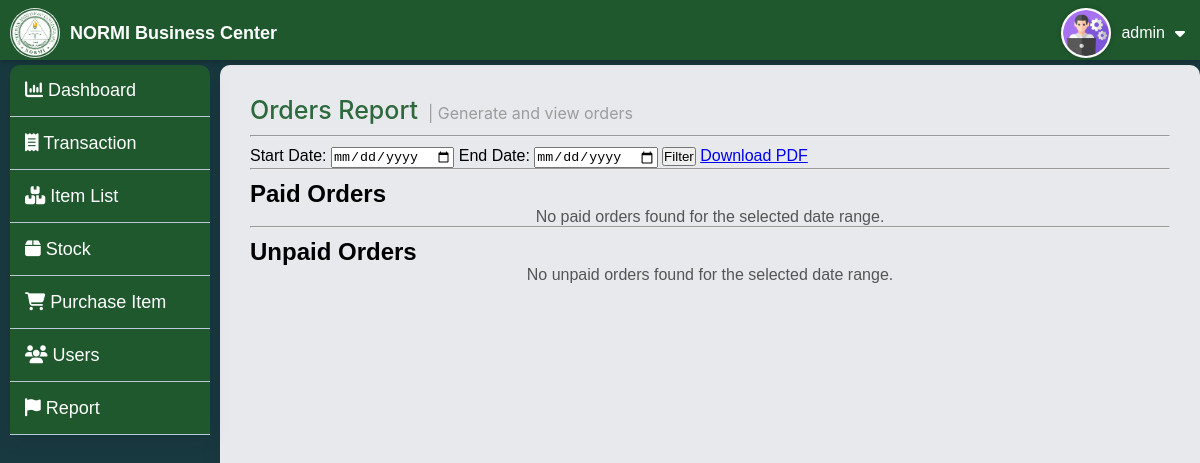
The app's page /admin/paid_report.php (signed in), older data.
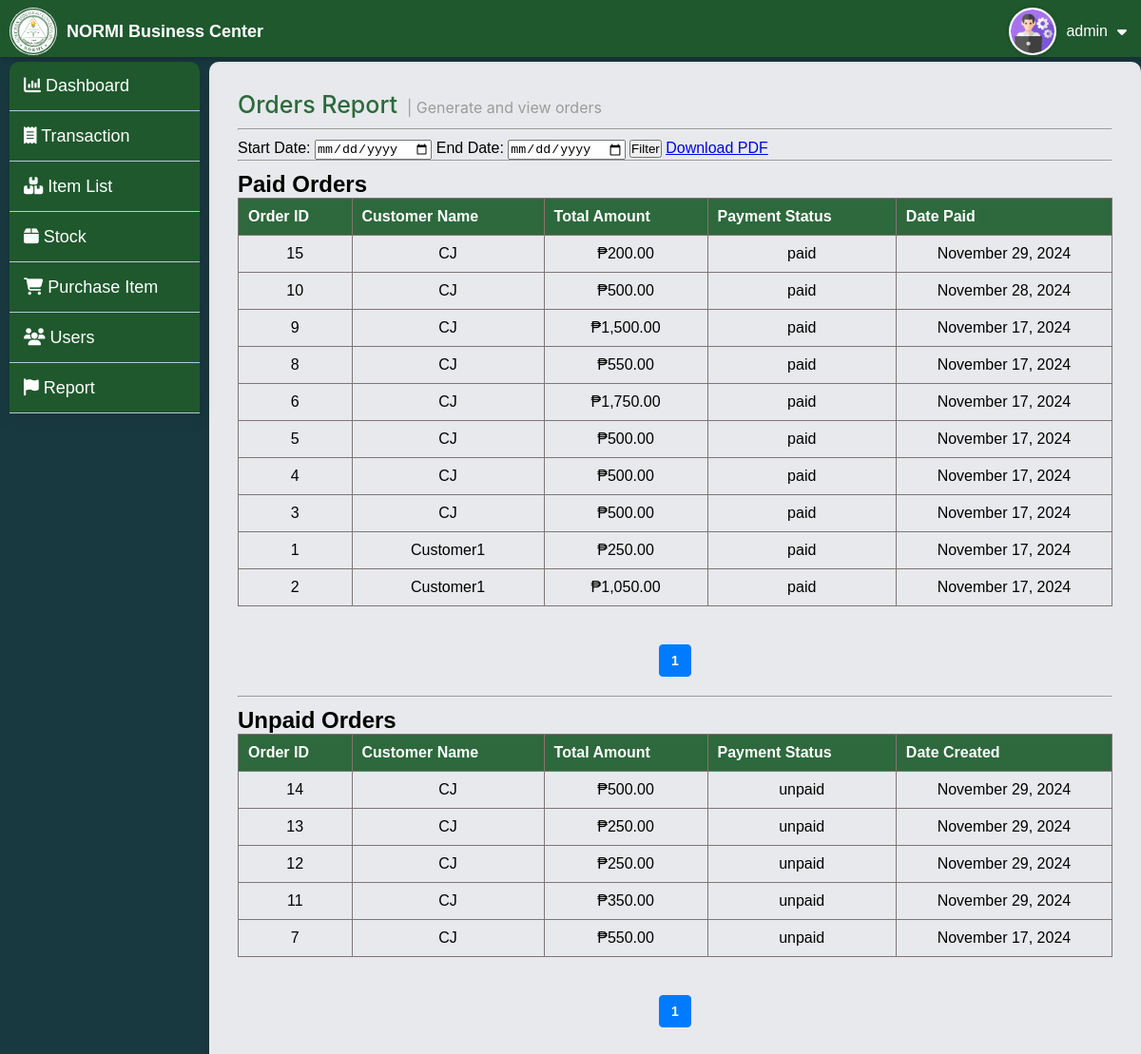
The same page, newer data.
### tables this page shows
CREATE TABLE `customer_orders` (
  `id` int(11) NOT NULL,
  `customer_id` int(11) NOT NULL,
  `customer_name` varchar(255) NOT NULL,
  `total_amount` decimal(10,2) NOT NULL,
  `order_date` timestamp NOT NULL DEFAULT current_timestamp(),
  `created_at` timestamp NOT NULL DEFAULT current_timestamp(),
  `status` enum('paid','unpaid') DEFAULT 'unpaid'
);

### admin/paid_report.php (the view, shortened to what the changed rows need)
<?php
include '../db.php';
$startDate = isset($_GET['start_date']) ? $_GET['start_date'] : '';
$endDate = isset($_GET['end_date']) ? $_GET['end_date'] : '';
$recordsPerPage = 10;
$paidPage = isset($_GET['paid_page']) ? (int)$_GET['paid_page'] : 1;
$unpaidPage = isset($_GET['unpaid_page']) ? (int)$_GET['unpaid_page'] : 1;
$paidOffset = ($paidPage - 1) * $recordsPerPage;
$unpaidOffset = ($unpaidPage - 1) * $recordsPerPage;
try {
    $pdo = new PDO("mysql:host=$host;dbname=$dbname", $username, $password);
    $pdo->setAttribute(PDO::ATTR_ERRMODE, PDO::ERRMODE_EXCEPTION);
    $paidCountQuery = "SELECT COUNT(*) FROM customer_orders WHERE status = 'paid'";
    $unpaidCountQuery = "SELECT COUNT(*) FROM customer_orders WHERE status = 'unpaid'";
    $params = [];
    $paidCountStmt = $pdo->prepare($paidCountQuery);
    $unpaidCountStmt = $pdo->prepare($unpaidCountQuery);
    $paidCountStmt->execute($params);
    $unpaidCountStmt->execute($params);
    $totalPaidOrders = $paidCountStmt->fetchColumn();
    $totalUnpaidOrders = $unpaidCountStmt->fetchColumn();
    $totalPaidPages = ceil($totalPaidOrders / $recordsPerPage);
    $totalUnpaidPages = ceil($totalUnpaidOrders / $recordsPerPage);
    $paidQuery = "SELECT * FROM customer_orders WHERE status = 'paid'";
    $unpaidQuery = "SELECT * FROM customer_orders WHERE status = 'unpaid'";
    $paidQuery .= " ORDER BY created_at DESC LIMIT $recordsPerPage OFFSET $paidOffset";
    $unpaidQuery .= " ORDER BY created_at DESC LIMIT $recordsPerPage OFFSET $unpaidOffset";
    $paidStmt = $pdo->prepare($paidQuery);
    $unpaidStmt = $pdo->prepare($unpaidQuery);
    $paidStmt->execute($params);
    $unpaidStmt->execute($params);
    $paidOrders = $paidStmt->fetchAll(PDO::FETCH_ASSOC);
    $unpaidOrders = $unpaidStmt->fetchAll(PDO::FETCH_ASSOC);
} catch (PDOException $e) {
    die("Error fetching orders: " . $e->getMessage());
}
?>
<!DOCTYPE html>
<html lang="en">
<head>
    <link rel="stylesheet" href="css/totalstocks.css">
</head>
<body>
<?php include_once('navbar.php'); ?>
<?php include_once('sidebar.php'); ?>
<div class="container">
    <div class="toplabel">
        <h1>Orders Report</h1>
        <p>| Generate and view orders</p>
    </div>
    <hr>
    <form method="GET" action="" class="filter-form">
        <label for="start_date">Start Date:</label>
        <input type="date" name="start_date" id="start_date" value="<?php echo htmlspecialchars($startDate); ?>">
        <label for="end_date">End Date:</label>
        <input type="date" name="end_date" id="end_date" value="<?php echo htmlspecialchars($endDate); ?>">
        <button type="submit" class="btn btn-filter">Filter</button>
        <a href="generate_pdf.php?start_date=<?php echo $startDate; ?>&end_date=<?php echo $endDate; ?>" class="btn btn-download">Download PDF</a>
    </form>
    <hr>
    <h2>Paid Orders</h2>
    <?php if (empty($paidOrders)): ?>
        <p style="text-align: center; color: #555;">No paid orders found for the selected date range.</p>
    <?php else: ?>
        <table class="report-table">
            <thead>
                <tr>
                    <th>Order ID</th>
                    <th>Customer Name</th>
                    <th>Total Amount</th>
                    <th>Payment Status</th>
                    <th>Date Paid</th>
                </tr>
            </thead>
            <tbody>
                <?php foreach ($paidOrders as $order): ?>
                    <tr>
                        <td><?php echo htmlspecialchars($order['id']); ?></td>
                        <td><?php echo htmlspecialchars($order['customer_name']); ?></td>
                        <td>₱<?php echo htmlspecialchars(number_format($order['total_amount'], 2)); ?></td>
                        <td><?php echo htmlspecialchars($order['status']); ?></td>
                        <td><?php echo htmlspecialchars(date('F j, Y', strtotime($order['created_at']))); ?></td>
                    </tr>
                <?php endforeach; ?>
            </tbody>
        </table>
        <div class="pagination">
            <?php for ($i = 1; $i <= $totalPaidPages; $i++): ?>
                <a href="?start_date=<?php echo $startDate; ?>&end_date=<?php echo $endDate; ?>&paid_page=<?php echo $i; ?>&unpaid_page=<?php echo $unpaidPage; ?>"
                   class="<?php echo $i == $paidPage ? 'active' : ''; ?>">
                   <?php echo $i; ?>
                </a>
            <?php endfor; ?>
        </div>
    <?php endif; ?>
    <hr>
    <h2>Unpaid Orders</h2>
    <?php if (empty($unpaidOrders)): ?>
        <p style="text-align: center; color: #555;">No unpaid orders found for the selected date range.</p>
    <?php else: ?>
        <table class="report-table">
            <thead>
                <tr>
                    <th>Order ID</th>
                    <th>Customer Name</th>
                    <th>Total Amount</th>
                    <th>Payment Status</th>
                    <th>Date Created</th>
                </tr>
            </thead>
            <tbody>
                <?php foreach ($unpaidOrders as $order): ?>
                    <tr>
                        <td><?php echo htmlspecialchars($order['id']); ?></td>
                        <td><?php echo htmlspecialchars($order['customer_name']); ?></td>
                        <td>₱<?php echo htmlspecialchars(number_format($order['total_amount'], 2)); ?></td>
                        <td><?php echo htmlspecialchars($order['status']); ?></td>
                        <td><?php echo htmlspecialchars(date('F j, Y', strtotime($order['created_at']))); ?></td>
                    </tr>
                <?php endforeach; ?>
            </tbody>
        </table>
        <div class="pagination">
            <?php for ($i = 1; $i <= $totalUnpaidPages; $i++): ?>
                <a href="?start_date=<?php echo $startDate; ?>&end_date=<?php echo $endDate; ?>&paid_page=<?php echo $paidPage; ?>&unpaid_page=<?php echo $i; ?>"
                   class="<?php echo $i == $unpaidPage ? 'active' : ''; ?>">
                   <?php echo $i; ?>
                </a>
            <?php endfor; ?>
        </div>
    <?php endif; ?>
</div>
</body>
</html>

Row changes from the older to the newer data that the page shows:
added customer_orders: id "15", customer_name "CJ", total_amount "200.00", status "paid", created_at "November 29, 2024", shown under "Paid Orders"
added customer_orders: id "10", customer_name "CJ", total_amount "500.00", status "paid", created_at "November 28, 2024", shown under "Paid Orders"
added customer_orders: id "9", customer_name "CJ", total_amount "1,500.00", status "paid", created_at "November 17, 2024", shown under "Paid Orders"
added customer_orders: id "8", customer_name "CJ", total_amount "550.00", status "paid", created_at "November 17, 2024", shown under "Paid Orders"
added customer_orders: id "6", customer_name "CJ", total_amount "1,750.00", status "paid", created_at "November 17, 2024", shown under "Paid Orders"
added customer_orders: id "5", customer_name "CJ", total_amount "500.00", status "paid", created_at "November 17, 2024", shown under "Paid Orders"
added customer_orders: id "4", customer_name "CJ", total_amount "500.00", status "paid", created_at "November 17, 2024", shown under "Paid Orders"
added customer_orders: id "3", customer_name "CJ", total_amount "500.00", status "paid", created_at "November 17, 2024", shown under "Paid Orders"
added customer_orders: id "1", customer_name "Customer1", total_amount "250.00", status "paid", created_at "November 17, 2024", shown under "Paid Orders"
added customer_orders: id "2", customer_name "Customer1", total_amount "1,050.00", status "paid", created_at "November 17, 2024", shown under "Paid Orders"
added customer_orders: id "14", customer_name "CJ", total_amount "500.00", status "unpaid", created_at "November 29, 2024", shown under "Unpaid Orders"
added customer_orders: id "13", customer_name "CJ", total_amount "250.00", status "unpaid", created_at "November 29, 2024", shown under "Unpaid Orders"
added customer_orders: id "12", customer_name "CJ", total_amount "250.00", status "unpaid", created_at "November 29, 2024", shown under "Unpaid Orders"
added customer_orders: id "11", customer_name "CJ", total_amount "350.00", status "unpaid", created_at "November 29, 2024", shown under "Unpaid Orders"
added customer_orders: id "7", customer_name "CJ", total_amount "550.00", status "unpaid", created_at "November 17, 2024", shown under "Unpaid Orders"
Text that changed along with them:
text no longer shown: "No paid orders found for the selected date range. No unpaid orders found for the selected date range."
text now shown: "Order ID Customer Name Total Amount Payment Status Date Paid Order ID Customer Name Total Amount Payment Status Date Created"
new list line: "1"
